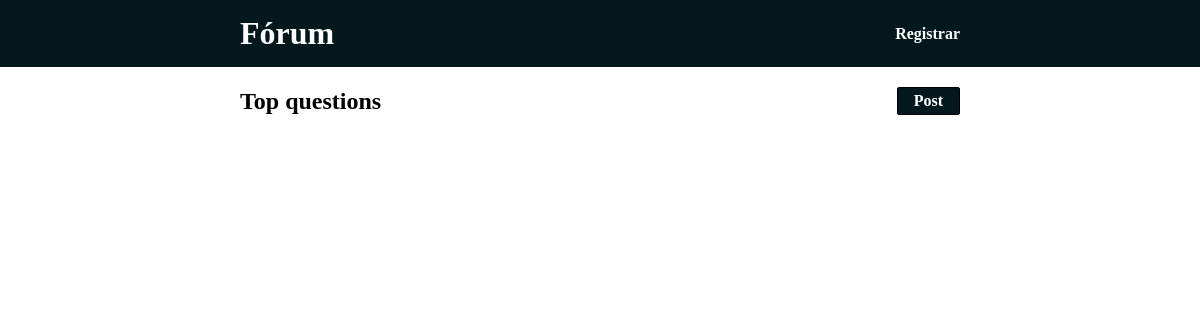
The app's page /, older data.
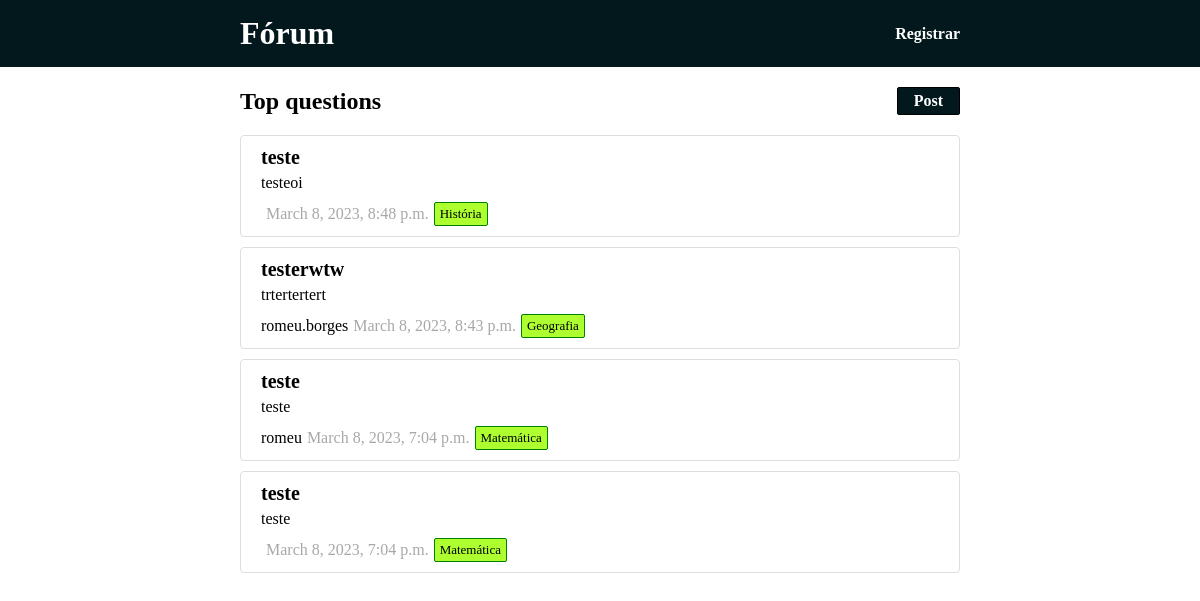
The same page, newer data.
### main/models.py (models this page shows, shortened)
class Question(models.Model):
    title = models.CharField(max_length=100)
    description = models.TextField()
    posted_at = models.DateTimeField(auto_now_add=True)
    edited_at = models.DateTimeField(auto_now=True)
    category = models.ForeignKey(
        Category, on_delete=models.SET_NULL, null=True
    )
    author = models.ForeignKey(
        User, on_delete=models.SET_NULL, null=True
    )

class Category(models.Model):
    name = models.CharField(max_length=50)

### main/views.py (the view)
# urls.py: path('', views.home, name='home'),
def home(request):
    questions = Question.objects.all().order_by('-id')
    return render(request, 'main/pages/main.html', context={
        'questions':questions
    })

### main/templates/main/pages/main.html
{% include 'global/base.html' %}
<body>
	{% include 'main/partials/body_header.html'%}
	{% for question in questions %}
		{% include 'main/partials/home_question.html' %}
	{% endfor %}
</body>
</html>

### main/templates/main/partials/home_question.html (shortened to what this page needs)
<div class="body-post-container">
		<div class="body-post-top">
			<div class="body-post-title">
				<a class="post-title" href="{% url 'main:question' question.id %}"> {{question.title}} </a>
			</div>
		</div>
		<div class="body-post-subtitle">
			<p class="post-subtitle">{{question.description}}</p>
		</div>
		<div class="body-post-lower">
			<div class="body-post-author-name">
				<a class="post-author"> {{question.author.username}} </a>
			</div>
			<div class="post-date">
				<p class="date">{{question.posted_at}}</p>
			</div>
			<div class="body-post-tags">
				<p class="tag">{{question.category.name}}</p>
			</div>
		</div>
	</div>

Row changes from the older to the newer data that the page shows:
added Question: title "teste", description "testeoi", posted_at "March 8, 2023, 8:48 p.m.", category.name "História"
added Question: title "testerwtw", description "trtertertert", author.username "romeu.borges", posted_at "March 8, 2023, 8:43 p.m.", category.name "Geografia"
added Question: title "teste", description "teste", author.username "romeu", posted_at "March 8, 2023, 7:04 p.m.", category.name "Matemática"
added Question: title "teste", description "teste", posted_at "March 8, 2023, 7:04 p.m.", category.name "Matemática"
